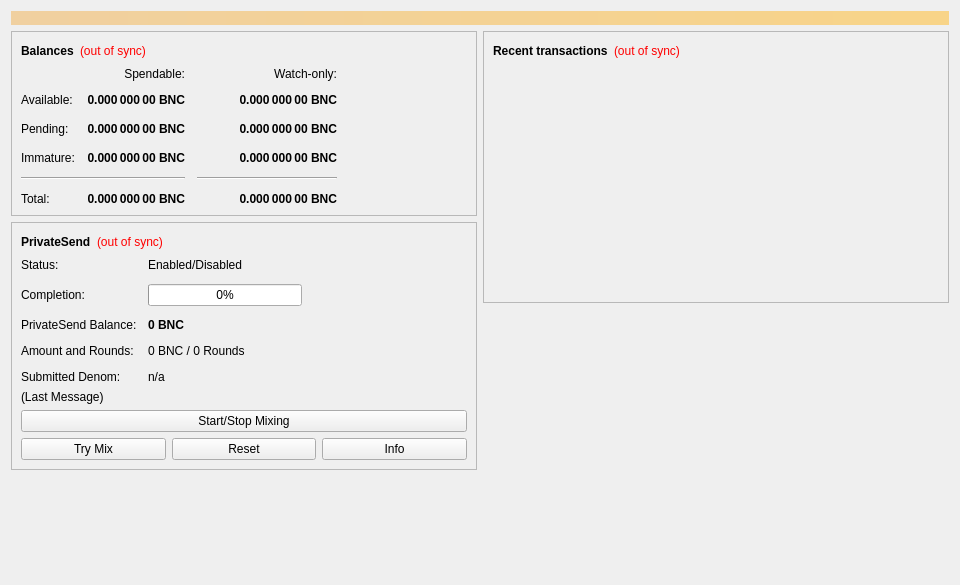
<?xml version="1.0" encoding="UTF-8"?>
<ui version="4.0">
 <class>OverviewPage</class>
 <widget class="QWidget" name="OverviewPage">
  <property name="geometry">
   <rect>
    <x>0</x>
    <y>0</y>
    <width>960</width>
    <height>585</height>
   </rect>
  </property>
  <property name="minimumSize">
   <size>
    <width>960</width>
    <height>0</height>
   </size>
  </property>
  <property name="windowTitle">
   <string>Form</string>
  </property>
  <layout class="QVBoxLayout" name="topLayout">
   <item>
    <widget class="QLabel" name="labelAlerts">
     <property name="visible">
      <bool>false</bool>
     </property>
     <property name="styleSheet">
      <string notr="true">background-color: qlineargradient(x1: 0, y1: 0, x2: 1, y2: 0, stop:0 #F0D0A0, stop:1 #F8D488); color:#000000;</string>
     </property>
     <property name="wordWrap">
      <bool>true</bool>
     </property>
     <property name="margin">
      <number>3</number>
     </property>
    </widget>
   </item>
   <item>
    <layout class="QHBoxLayout" name="horizontalLayout" stretch="1,1">
     <item>
      <layout class="QVBoxLayout" name="verticalLayout_2">
       <item>
        <widget class="QFrame" name="frame">
         <property name="frameShape">
          <enum>QFrame::StyledPanel</enum>
         </property>
         <property name="frameShadow">
          <enum>QFrame::Raised</enum>
         </property>
         <layout class="QVBoxLayout" name="verticalLayout_4">
          <item>
           <layout class="QHBoxLayout" name="horizontalLayout_4">
            <item>
             <widget class="QLabel" name="label_5">
              <property name="font">
               <font>
                <weight>75</weight>
                <bold>true</bold>
               </font>
              </property>
              <property name="text">
               <string>Balances</string>
              </property>
             </widget>
            </item>
            <item>
             <widget class="QLabel" name="labelWalletStatus">
              <property name="toolTip">
               <string>The displayed information may be out of date. Your wallet automatically synchronizes with the Bnet network after a connection is established, but this process has not completed yet.</string>
              </property>
              <property name="styleSheet">
               <string notr="true">QLabel { color: red; }</string>
              </property>
              <property name="text">
               <string notr="true">(out of sync)</string>
              </property>
              <property name="alignment">
               <set>Qt::AlignLeading|Qt::AlignLeft|Qt::AlignVCenter</set>
              </property>
             </widget>
            </item>
            <item>
             <spacer name="horizontalSpacer_3">
              <property name="orientation">
               <enum>Qt::Horizontal</enum>
              </property>
              <property name="sizeHint" stdset="0">
               <size>
                <width>40</width>
                <height>20</height>
               </size>
              </property>
             </spacer>
            </item>
           </layout>
          </item>
          <item>
           <layout class="QGridLayout" name="gridLayout">
            <property name="spacing">
             <number>12</number>
            </property>
            <item row="2" column="2">
             <widget class="QLabel" name="labelWatchPending">
              <property name="font">
               <font>
                <weight>75</weight>
                <bold>true</bold>
               </font>
              </property>
              <property name="cursor">
               <cursorShape>IBeamCursor</cursorShape>
              </property>
              <property name="toolTip">
               <string>Unconfirmed transactions to watch-only addresses</string>
              </property>
              <property name="text">
               <string notr="true">0.000 000 00 BNC</string>
              </property>
              <property name="alignment">
               <set>Qt::AlignRight|Qt::AlignTrailing|Qt::AlignVCenter</set>
              </property>
              <property name="textInteractionFlags">
               <set>Qt::LinksAccessibleByMouse|Qt::TextSelectableByKeyboard|Qt::TextSelectableByMouse</set>
              </property>
             </widget>
            </item>
            <item row="2" column="1">
             <widget class="QLabel" name="labelUnconfirmed">
              <property name="font">
               <font>
                <weight>75</weight>
                <bold>true</bold>
               </font>
              </property>
              <property name="cursor">
               <cursorShape>IBeamCursor</cursorShape>
              </property>
              <property name="toolTip">
               <string>Total of transactions that have yet to be confirmed, and do not yet count toward the spendable balance</string>
              </property>
              <property name="text">
               <string notr="true">0.000 000 00 BNC</string>
              </property>
              <property name="alignment">
               <set>Qt::AlignRight|Qt::AlignTrailing|Qt::AlignVCenter</set>
              </property>
              <property name="textInteractionFlags">
               <set>Qt::LinksAccessibleByMouse|Qt::TextSelectableByKeyboard|Qt::TextSelectableByMouse</set>
              </property>
             </widget>
            </item>
            <item row="3" column="2">
             <widget class="QLabel" name="labelWatchImmature">
              <property name="font">
               <font>
                <weight>75</weight>
                <bold>true</bold>
               </font>
              </property>
              <property name="cursor">
               <cursorShape>IBeamCursor</cursorShape>
              </property>
              <property name="toolTip">
               <string>Mined balance in watch-only addresses that has not yet matured</string>
              </property>
              <property name="text">
               <string notr="true">0.000 000 00 BNC</string>
              </property>
              <property name="alignment">
               <set>Qt::AlignRight|Qt::AlignTrailing|Qt::AlignVCenter</set>
              </property>
              <property name="textInteractionFlags">
               <set>Qt::LinksAccessibleByMouse|Qt::TextSelectableByKeyboard|Qt::TextSelectableByMouse</set>
              </property>
             </widget>
            </item>
            <item row="4" column="0" colspan="2">
             <widget class="Line" name="lineSpendableBalance">
              <property name="orientation">
               <enum>Qt::Horizontal</enum>
              </property>
             </widget>
            </item>
            <item row="4" column="2">
             <widget class="Line" name="lineWatchBalance">
              <property name="sizePolicy">
               <sizepolicy hsizetype="Preferred" vsizetype="Fixed">
                <horstretch>0</horstretch>
                <verstretch>0</verstretch>
               </sizepolicy>
              </property>
              <property name="minimumSize">
               <size>
                <width>140</width>
                <height>0</height>
               </size>
              </property>
              <property name="orientation">
               <enum>Qt::Horizontal</enum>
              </property>
             </widget>
            </item>
            <item row="5" column="0">
             <widget class="QLabel" name="labelTotalText">
              <property name="text">
               <string>Total:</string>
              </property>
             </widget>
            </item>
            <item row="3" column="1">
             <widget class="QLabel" name="labelImmature">
              <property name="font">
               <font>
                <weight>75</weight>
                <bold>true</bold>
               </font>
              </property>
              <property name="cursor">
               <cursorShape>IBeamCursor</cursorShape>
              </property>
              <property name="toolTip">
               <string>Mined balance that has not yet matured</string>
              </property>
              <property name="text">
               <string notr="true">0.000 000 00 BNC</string>
              </property>
              <property name="alignment">
               <set>Qt::AlignRight|Qt::AlignTrailing|Qt::AlignVCenter</set>
              </property>
              <property name="textInteractionFlags">
               <set>Qt::LinksAccessibleByMouse|Qt::TextSelectableByKeyboard|Qt::TextSelectableByMouse</set>
              </property>
             </widget>
            </item>
            <item row="2" column="3">
             <spacer name="horizontalSpacer_2">
              <property name="orientation">
               <enum>Qt::Horizontal</enum>
              </property>
              <property name="sizeHint" stdset="0">
               <size>
                <width>40</width>
                <height>20</height>
               </size>
              </property>
             </spacer>
            </item>
            <item row="3" column="0">
             <widget class="QLabel" name="labelImmatureText">
              <property name="text">
               <string>Immature:</string>
              </property>
             </widget>
            </item>
            <item row="5" column="1">
             <widget class="QLabel" name="labelTotal">
              <property name="font">
               <font>
                <weight>75</weight>
                <bold>true</bold>
               </font>
              </property>
              <property name="cursor">
               <cursorShape>IBeamCursor</cursorShape>
              </property>
              <property name="toolTip">
               <string>Your current total balance</string>
              </property>
              <property name="text">
               <string notr="true">0.000 000 00 BNC</string>
              </property>
              <property name="alignment">
               <set>Qt::AlignRight|Qt::AlignTrailing|Qt::AlignVCenter</set>
              </property>
              <property name="textInteractionFlags">
               <set>Qt::LinksAccessibleByMouse|Qt::TextSelectableByKeyboard|Qt::TextSelectableByMouse</set>
              </property>
             </widget>
            </item>
            <item row="5" column="2">
             <widget class="QLabel" name="labelWatchTotal">
              <property name="font">
               <font>
                <weight>75</weight>
                <bold>true</bold>
               </font>
              </property>
              <property name="cursor">
               <cursorShape>IBeamCursor</cursorShape>
              </property>
              <property name="toolTip">
               <string>Current total balance in watch-only addresses</string>
              </property>
              <property name="text">
               <string notr="true">0.000 000 00 BNC</string>
              </property>
              <property name="alignment">
               <set>Qt::AlignRight|Qt::AlignTrailing|Qt::AlignVCenter</set>
              </property>
              <property name="textInteractionFlags">
               <set>Qt::LinksAccessibleByMouse|Qt::TextSelectableByKeyboard|Qt::TextSelectableByMouse</set>
              </property>
             </widget>
            </item>
            <item row="0" column="2">
             <widget class="QLabel" name="labelWatchonly">
              <property name="text">
               <string>Watch-only:</string>
              </property>
              <property name="alignment">
               <set>Qt::AlignRight|Qt::AlignTrailing|Qt::AlignVCenter</set>
              </property>
             </widget>
            </item>
            <item row="1" column="0">
             <widget class="QLabel" name="labelBalanceText">
              <property name="text">
               <string>Available:</string>
              </property>
             </widget>
            </item>
            <item row="1" column="1">
             <widget class="QLabel" name="labelBalance">
              <property name="font">
               <font>
                <weight>75</weight>
                <bold>true</bold>
               </font>
              </property>
              <property name="cursor">
               <cursorShape>IBeamCursor</cursorShape>
              </property>
              <property name="toolTip">
               <string>Your current spendable balance</string>
              </property>
              <property name="text">
               <string notr="true">0.000 000 00 BNC</string>
              </property>
              <property name="alignment">
               <set>Qt::AlignRight|Qt::AlignTrailing|Qt::AlignVCenter</set>
              </property>
              <property name="textInteractionFlags">
               <set>Qt::LinksAccessibleByMouse|Qt::TextSelectableByKeyboard|Qt::TextSelectableByMouse</set>
              </property>
             </widget>
            </item>
            <item row="1" column="2">
             <widget class="QLabel" name="labelWatchAvailable">
              <property name="font">
               <font>
                <weight>75</weight>
                <bold>true</bold>
               </font>
              </property>
              <property name="cursor">
               <cursorShape>IBeamCursor</cursorShape>
              </property>
              <property name="toolTip">
               <string>Your current balance in watch-only addresses</string>
              </property>
              <property name="text">
               <string notr="true">0.000 000 00 BNC</string>
              </property>
              <property name="alignment">
               <set>Qt::AlignRight|Qt::AlignTrailing|Qt::AlignVCenter</set>
              </property>
              <property name="textInteractionFlags">
               <set>Qt::LinksAccessibleByMouse|Qt::TextSelectableByKeyboard|Qt::TextSelectableByMouse</set>
              </property>
             </widget>
            </item>
            <item row="2" column="0">
             <widget class="QLabel" name="labelPendingText">
              <property name="text">
               <string>Pending:</string>
              </property>
             </widget>
            </item>
            <item row="0" column="1">
             <widget class="QLabel" name="labelSpendable">
              <property name="text">
               <string>Spendable:</string>
              </property>
              <property name="alignment">
               <set>Qt::AlignRight|Qt::AlignTrailing|Qt::AlignVCenter</set>
              </property>
             </widget>
            </item>
           </layout>
          </item>
         </layout>
        </widget>
       </item>
       <item>
        <widget class="QFrame" name="framePrivateSend">
         <property name="layoutDirection">
          <enum>Qt::LeftToRight</enum>
         </property>
         <property name="frameShape">
          <enum>QFrame::StyledPanel</enum>
         </property>
         <property name="frameShadow">
          <enum>QFrame::Raised</enum>
         </property>
         <layout class="QVBoxLayout" name="VerticalLayout_PS1">
          <item>
           <layout class="QHBoxLayout" name="horizontalLayout_5">
            <item>
             <widget class="QLabel" name="labelPrivateSendHeader">
              <property name="font">
               <font>
                <weight>75</weight>
                <bold>true</bold>
               </font>
              </property>
              <property name="text">
               <string>PrivateSend</string>
              </property>
             </widget>
            </item>
            <item>
             <widget class="QLabel" name="labelPrivateSendSyncStatus">
              <property name="toolTip">
               <string>The displayed information may be out of date. Your wallet automatically synchronizes with the Bnet network after a connection is established, but this process has not completed yet.</string>
              </property>
              <property name="styleSheet">
               <string notr="true">QLabel { color: red; }</string>
              </property>
              <property name="text">
               <string notr="true">(out of sync)</string>
              </property>
              <property name="alignment">
               <set>Qt::AlignLeading|Qt::AlignLeft|Qt::AlignVCenter</set>
              </property>
             </widget>
            </item>
            <item>
             <spacer name="horizontalSpacer_4">
              <property name="orientation">
               <enum>Qt::Horizontal</enum>
              </property>
              <property name="sizeHint" stdset="0">
               <size>
                <width>40</width>
                <height>20</height>
               </size>
              </property>
             </spacer>
            </item>
           </layout>
          </item>
          <item>
           <layout class="QFormLayout" name="privateSendFormLayout">
            <property name="fieldGrowthPolicy">
             <enum>QFormLayout::AllNonFixedFieldsGrow</enum>
            </property>
            <property name="horizontalSpacing">
             <number>11</number>
            </property>
            <property name="verticalSpacing">
             <number>12</number>
            </property>
            <item row="0" column="0">
             <widget class="QLabel" name="labelPrivateSendEnabledText">
              <property name="text">
               <string>Status:</string>
              </property>
             </widget>
            </item>
            <item row="0" column="1">
             <widget class="QLabel" name="labelPrivateSendEnabled">
              <property name="text">
               <string>Enabled/Disabled</string>
              </property>
             </widget>
            </item>
            <item row="1" column="0">
             <widget class="QLabel" name="labelCompletitionText">
              <property name="text">
               <string>Completion:</string>
              </property>
             </widget>
            </item>
            <item row="1" column="1">
             <widget class="QProgressBar" name="privateSendProgress">
              <property name="maximumSize">
               <size>
                <width>154</width>
                <height>16777215</height>
               </size>
              </property>
              <property name="value">
               <number>0</number>
              </property>
             </widget>
            </item>
            <item row="2" column="0">
             <widget class="QLabel" name="labelAnonymizedText">
              <property name="text">
               <string>PrivateSend Balance:</string>
              </property>
             </widget>
            </item>
            <item row="2" column="1">
             <widget class="QLabel" name="labelAnonymized">
              <property name="font">
               <font>
                <weight>75</weight>
                <bold>true</bold>
               </font>
              </property>
              <property name="text">
               <string notr="true">0 BNC</string>
              </property>
             </widget>
            </item>
            <item row="3" column="0">
             <widget class="QLabel" name="labelAmountAndRoundsText">
              <property name="text">
               <string>Amount and Rounds:</string>
              </property>
             </widget>
            </item>
            <item row="3" column="1">
             <widget class="QLabel" name="labelAmountRounds">
              <property name="text">
               <string>0 BNC / 0 Rounds</string>
              </property>
             </widget>
            </item>
            <item row="4" column="0">
             <widget class="QLabel" name="labelSubmittedDenomText">
              <property name="text">
               <string>Submitted Denom:</string>
              </property>
             </widget>
            </item>
            <item row="4" column="1">
             <widget class="QLabel" name="labelSubmittedDenom">
              <property name="toolTip">
               <string>The denominations you submitted to the Masternode.&lt;br&gt;To mix, other users must submit the exact same denominations.</string>
              </property>
              <property name="text">
               <string>n/a</string>
              </property>
             </widget>
            </item>
           </layout>
          </item>
          <item>
           <layout class="QVBoxLayout" name="VerticalLayout_PS">
            <item>
             <widget class="QLabel" name="labelPrivateSendLastMessage">
              <property name="text">
               <string>(Last Message)</string>
              </property>
              <property name="alignment">
               <set>Qt::AlignLeading|Qt::AlignLeft|Qt::AlignTop</set>
              </property>
              <property name="wordWrap">
               <bool>true</bool>
              </property>
             </widget>
            </item>
            <item>
             <widget class="QPushButton" name="togglePrivateSend">
              <property name="sizePolicy">
               <sizepolicy hsizetype="MinimumExpanding" vsizetype="Fixed">
                <horstretch>0</horstretch>
                <verstretch>0</verstretch>
               </sizepolicy>
              </property>
              <property name="text">
               <string>Start/Stop Mixing</string>
              </property>
             </widget>
            </item>
            <item>
             <layout class="QHBoxLayout" name="horizontalLayout_debugbuttons">
              <item>
               <widget class="QPushButton" name="privateSendAuto">
                <property name="sizePolicy">
                 <sizepolicy hsizetype="MinimumExpanding" vsizetype="Fixed">
                  <horstretch>0</horstretch>
                  <verstretch>0</verstretch>
                 </sizepolicy>
                </property>
                <property name="toolTip">
                 <string>Try to manually submit a PrivateSend request.</string>
                </property>
                <property name="text">
                 <string>Try Mix</string>
                </property>
               </widget>
              </item>
              <item>
               <widget class="QPushButton" name="privateSendReset">
                <property name="sizePolicy">
                 <sizepolicy hsizetype="MinimumExpanding" vsizetype="Fixed">
                  <horstretch>0</horstretch>
                  <verstretch>0</verstretch>
                 </sizepolicy>
                </property>
                <property name="toolTip">
                 <string>Reset the current status of PrivateSend (can interrupt PrivateSend if it's in the process of Mixing, which can cost you money!)</string>
                </property>
                <property name="autoFillBackground">
                 <bool>false</bool>
                </property>
                <property name="text">
                 <string>Reset</string>
                </property>
               </widget>
              </item>
              <item>
               <widget class="QPushButton" name="privateSendInfo">
                <property name="sizePolicy">
                 <sizepolicy hsizetype="MinimumExpanding" vsizetype="Fixed">
                  <horstretch>0</horstretch>
                  <verstretch>0</verstretch>
                 </sizepolicy>
                </property>
                <property name="toolTip">
                 <string>Information about PrivateSend and Mixing</string>
                </property>
                <property name="text">
                 <string>Info</string>
                </property>
               </widget>
              </item>
             </layout>
            </item>
           </layout>
          </item>
         </layout>
        </widget>
       </item>
       <item>
        <spacer name="verticalSpacer">
         <property name="orientation">
          <enum>Qt::Vertical</enum>
         </property>
         <property name="sizeHint" stdset="0">
          <size>
           <width>20</width>
           <height>40</height>
          </size>
         </property>
        </spacer>
       </item>
      </layout>
     </item>
     <item>
      <layout class="QVBoxLayout" name="verticalLayout_3">
       <item>
        <widget class="QFrame" name="frame_2">
         <property name="frameShape">
          <enum>QFrame::StyledPanel</enum>
         </property>
         <property name="frameShadow">
          <enum>QFrame::Raised</enum>
         </property>
         <layout class="QVBoxLayout" name="verticalLayout">
          <item>
           <layout class="QHBoxLayout" name="horizontalLayout_2">
            <item>
             <widget class="QLabel" name="label_4">
              <property name="font">
               <font>
                <weight>75</weight>
                <bold>true</bold>
               </font>
              </property>
              <property name="text">
               <string>Recent transactions</string>
              </property>
             </widget>
            </item>
            <item>
             <widget class="QLabel" name="labelTransactionsStatus">
              <property name="toolTip">
               <string>The displayed information may be out of date. Your wallet automatically synchronizes with the Bnet network after a connection is established, but this process has not completed yet.</string>
              </property>
              <property name="styleSheet">
               <string notr="true">QLabel { color: red; }</string>
              </property>
              <property name="text">
               <string notr="true">(out of sync)</string>
              </property>
              <property name="alignment">
               <set>Qt::AlignLeading|Qt::AlignLeft|Qt::AlignVCenter</set>
              </property>
             </widget>
            </item>
            <item>
             <spacer name="horizontalSpacer">
              <property name="orientation">
               <enum>Qt::Horizontal</enum>
              </property>
              <property name="sizeHint" stdset="0">
               <size>
                <width>40</width>
                <height>20</height>
               </size>
              </property>
             </spacer>
            </item>
           </layout>
          </item>
          <item>
           <widget class="QListView" name="listTransactions">
            <property name="styleSheet">
             <string notr="true">QListView { background: transparent; }</string>
            </property>
            <property name="frameShape">
             <enum>QFrame::NoFrame</enum>
            </property>
            <property name="verticalScrollBarPolicy">
             <enum>Qt::ScrollBarAlwaysOff</enum>
            </property>
            <property name="horizontalScrollBarPolicy">
             <enum>Qt::ScrollBarAlwaysOff</enum>
            </property>
            <property name="selectionMode">
             <enum>QAbstractItemView::NoSelection</enum>
            </property>
           </widget>
          </item>
         </layout>
        </widget>
       </item>
       <item>
        <spacer name="verticalSpacer_2">
         <property name="orientation">
          <enum>Qt::Vertical</enum>
         </property>
         <property name="sizeHint" stdset="0">
          <size>
           <width>20</width>
           <height>40</height>
          </size>
         </property>
        </spacer>
       </item>
      </layout>
     </item>
    </layout>
   </item>
  </layout>
 </widget>
 <resources/>
 <connections/>
</ui>
